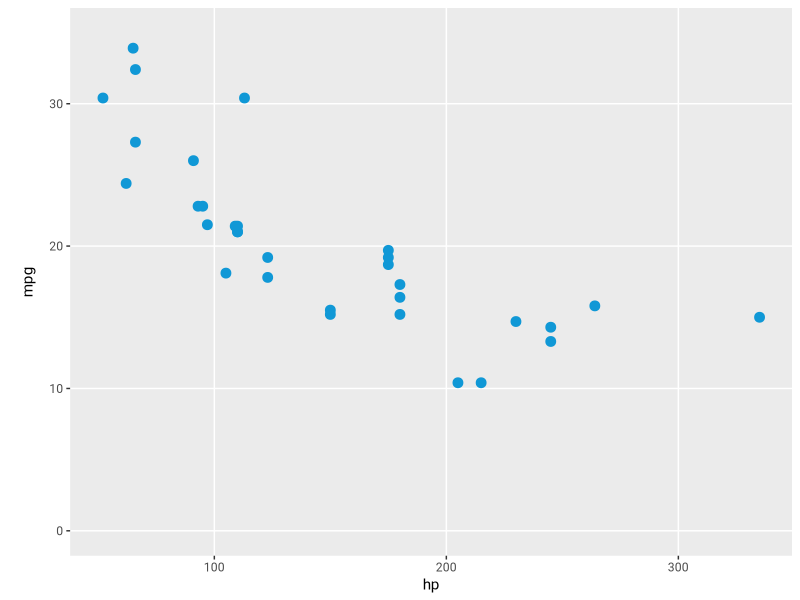
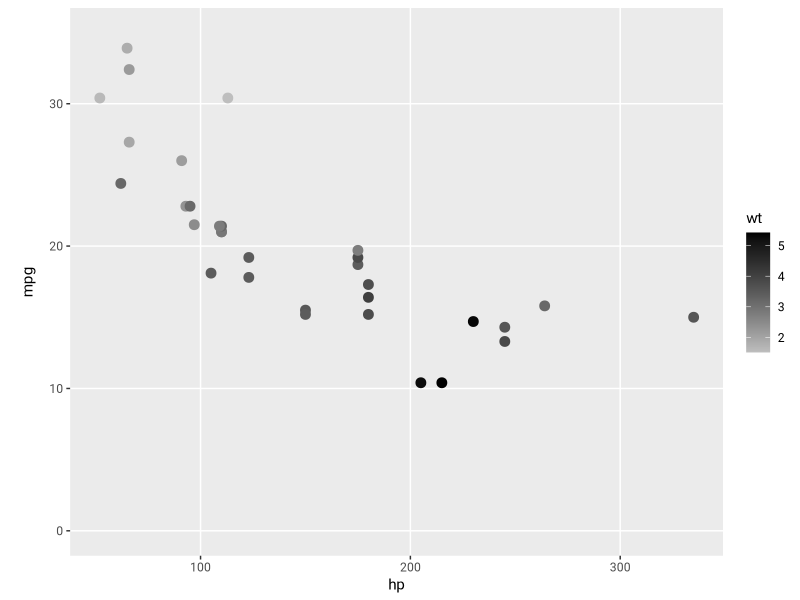
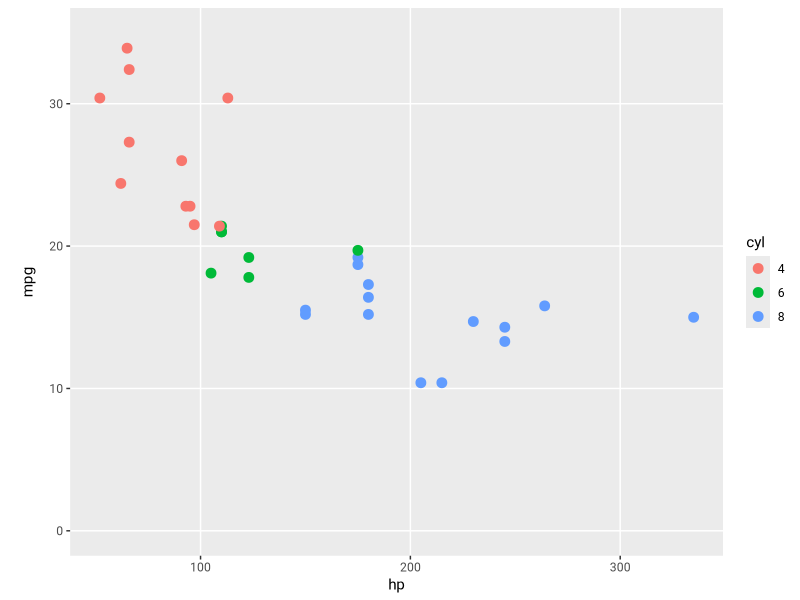
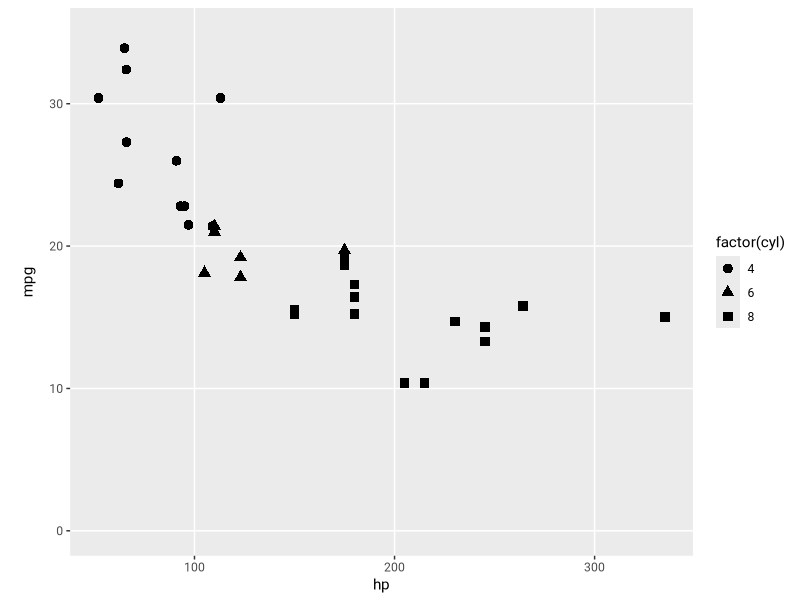
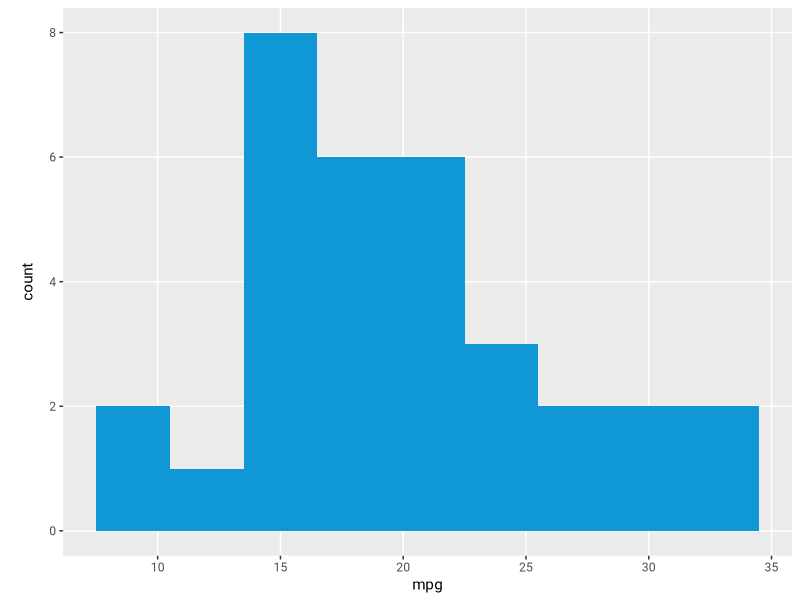
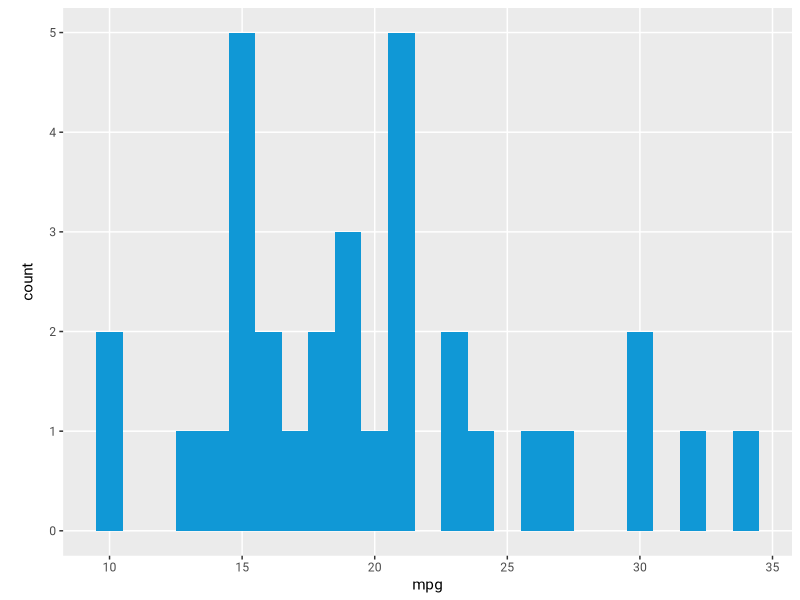
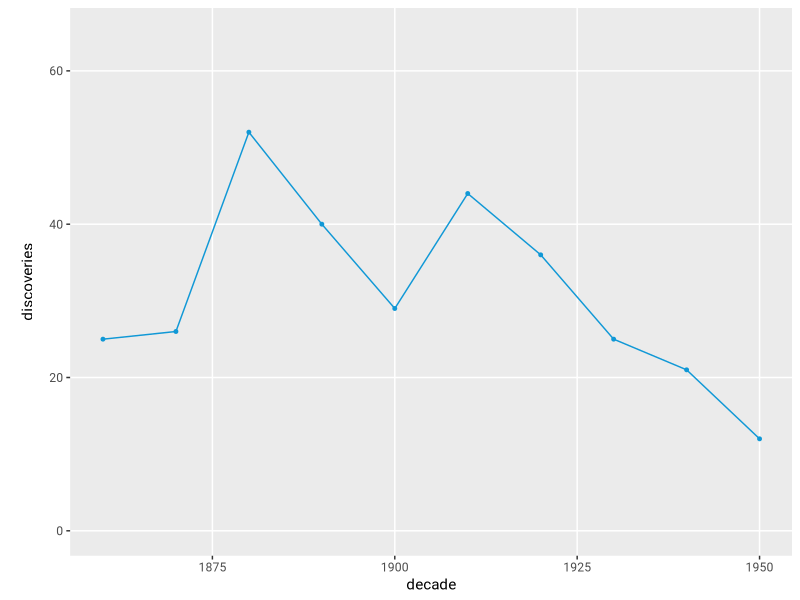
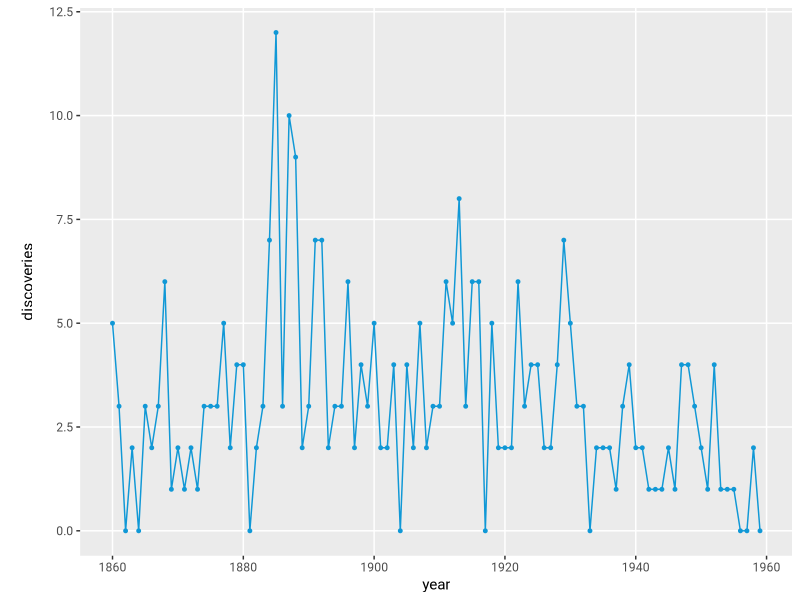

The R script that drew these images, in order: (Note: this script raises an error after producing the figures.)
## ---- chunk 1
knitr::opts_chunk$set(echo = FALSE, warning = FALSE)
## ---- chunk 2
library(ggplot2)
library(tidyverse)
library(lubridate)
library(xts)
## ---- chunk 3
data(mtcars)
mtcars$model <- rownames(mtcars)

mtcars$model_split <- mtcars$model


mtcars <- mtcars %>% 
  separate(model_split, c("make", "model type"), " ")

## ---- chunk 4
ggplot(mtcars) +
  geom_point(aes(y=mpg, x=hp), size=3, color = "#1098d6") +
    theme( text = element_text(family="Roboto"),
         axis.title.y = element_text(margin = margin(t = 0, r = 10, b = 10, l = 10)),
         panel.grid.minor = element_blank()
         )+
  coord_cartesian(ylim = c(0, 35))

#ggsave("images/scatter.png",width = 6, height = 5)
## ---- chunk 5
ggplot(mtcars) +
  geom_point(aes(y=mpg, x=hp, color=wt), size=3) +
  scale_color_gradient(low="grey", high="black") +
    theme( text = element_text(family="Roboto"),
         axis.title.y = element_text(margin = margin(t = 0, r = 10, b = 10, l = 10)),
         panel.grid.minor = element_blank()
         )+
  coord_cartesian(ylim = c(0, 35))

#ggsave("images/scatter_gradient.png", width = 6, height = 5)
## ---- chunk 6
ggplot(mtcars) +
  geom_point(aes(y=mpg, x=hp, color=factor(cyl)), size=3) +
  labs(color='cyl') +
    theme( text = element_text(family="Roboto"),
         axis.title.y = element_text(margin = margin(t = 0, r = 10, b = 10, l = 10)),
         panel.grid.minor = element_blank()
         )+
  coord_cartesian(ylim = c(0, 35))
  

#ggsave("images/scatter_color.png",width = 6, height = 5)
## ---- chunk 7
ggplot(mtcars) +
  geom_point(aes(y=mpg, x=hp, shape=factor(cyl)), size=3) +
  labs(color='cyl') +
    theme( text = element_text(family="Roboto"),
         axis.title.y = element_text(margin = margin(t = 0, r = 10, b = 10, l = 10)),
         panel.grid.minor = element_blank()
         )+
  coord_cartesian(ylim = c(0, 35))
  
#ggsave("images/scatter_shape.png",width = 6, height = 5)
## ---- chunk 8
ggplot(mtcars) +
  geom_histogram(aes(x=mpg), binwidth = 3, fill = "#1098d6") +
    theme( text = element_text(family="Roboto"),
         axis.title.y = element_text(margin = margin(t = 0, r = 10, b = 10, l = 10)),
         panel.grid.minor = element_blank()
         )
  

#ggsave("images/histo_good.png",width = 6, height = 5)
## ---- chunk 9
ggplot(mtcars) +
  geom_histogram(aes(x=mpg), binwidth = 1, fill = "#1098d6") +
    theme( text = element_text(family="Roboto"),
         axis.title.y = element_text(margin = margin(t = 0, r = 10, b = 10, l = 10)),
         panel.grid.minor = element_blank()
         )
  

#ggsave("images/histo_bad.png",width = 6, height = 5)
## ---- chunk 10
data(discoveries)

discoveries <- data.frame(discoveries=c(discoveries), year=1860:1959)
## ---- chunk 11
discoveries_10y <- discoveries %>% mutate(decade = floor(year/10)*10) %>% 
  group_by(decade) %>% 
  summarize_all(sum) %>% 
  select(-year)
## ---- chunk 12
ggplot(discoveries_10y,aes(x=decade, y=discoveries)) +
  geom_line(size = 0.5, color = "#1098d6") +
  geom_point(size = 1, color = "#1098d6") +
  expand_limits(y=c(0, 65)) +
  # scale_y_discrete(limits = c(10, 20, 30, 40, 50,60))+
      theme( text = element_text(family="Roboto"),
         axis.title.y = element_text(margin = margin(t = 0, r = 10, b = 10, l = 10)),
         panel.grid.minor = element_blank()
         )
  
#ggsave("images/line_disc_good.png",width = 8, height = 5,type= 'cairo',)

## ---- chunk 13
data(Seatbelts)
Seatbelts <- data.frame(Year=floor(time(Seatbelts)),
Month=factor(cycle(Seatbelts),
labels=month.abb), Seatbelts)
## ---- chunk 14
ggplot(discoveries,aes(x=year, y=discoveries)) +
  geom_line(size = 0.5, color = "#1098d6") +
  geom_point(size = 1, color = "#1098d6") +
  # expand_limits(y=c(45, 57)) +
      theme( text = element_text(family="Roboto"),
         axis.title.y = element_text(margin = margin(t = 0, r = 10, b = 10, l = 10)),
         panel.grid.minor = element_blank()
         )
  
#ggsave("images/line_disc_bad.png",width = 8, height = 5,type= 'cairo',)
## ---- chunk 15
Seatbelts %>% 
  ggplot(aes(x=Month, y=DriversKilled, group=Year, color=Year)) +
  geom_line(aes(color=Year), size=1) +
      theme( text = element_text(family="Roboto"),
         axis.title.y = element_text(margin = margin(t = 0, r = 10, b = 10, l = 10)),
         panel.grid.minor = element_blank()
         )+
  labs(x="Month", y="No. Drivers Killed")+
  coord_cartesian(ylim = c(0, 200))
  
#ggsave("images/line_disc_bad_2.png",width = 8, height = 5,type= 'cairo',)
## ---- chunk 16
Seatbelts %>% 
  ggplot(aes(x=Month, y=DriversKilled, group=Year,color=factor(ifelse(Year=="1984","is198","isnot1984")))) +
  geom_line(size=1) +
  scale_color_manual(name="Year", values=c("#1b8bf9", "grey80"), labels=c("1984","1969-1983"))+
#  scale_color_manual(labels = c("1", "0"))+
      theme( text = element_text(family="Roboto"),
         axis.title.y = element_text(margin = margin(t = 0, r = 10, b = 10, l = 10)),
         panel.grid.minor = element_blank()
         )+
  labs(x="Month", y="No. Drivers Killed", legend="Year")+
  coord_cartesian(ylim = c(0, 200))
  

#ggsave("images/line_disc_good_3.png",width = 8, height = 5,type= 'cairo',)
## ---- chunk 17
data(UKgas)
# UKgas

UKgas <- as.data.frame(as.xts(UKgas))
UKgas <- cbind(date = rownames(UKgas), UKgas)
rownames(UKgas) <- 1:nrow(UKgas)
UKgas <- rename(UKgas, usage = V1)

UKgas <- separate(UKgas, date, c("date", "quarter"), sep=" ")

UKgas$quarter <- factor(UKgas$quarter , levels=c("Q1", "Q2", "Q3","Q4") )

UKgas <- UKgas %>% filter(date!=1986)
## ---- chunk 18
ggplot(UKgas, aes(x=date, y=usage, group=quarter, fill=quarter))+
  geom_area(aes(fill=quarter), position='stack')+
  scale_fill_manual(values=c("#00b7eb", "#98fb98", "#fcf75e", "#ff8c00"))+
  scale_x_discrete(breaks = c(1960, 1965, 1970, 1975, 1980, 1985, 1990)) +
  theme(axis.text.x = element_text(angle =45, vjust = 1.2, hjust=1.2)) +
  theme( text = element_text(family="Roboto"),
         axis.title.y = element_text(margin = margin(t = 0, r = 10, b = 15, l = 10)),
         panel.grid.minor = element_blank()
         )
  
#ggsave("images/area_line_good.png",width = 8, height = 5,type= 'cairo',)
## ---- chunk 19
data(Seatbelts)

Seatbelts <- as.data.frame(as.xts(Seatbelts))
Seatbelts <- cbind(date = rownames(Seatbelts), Seatbelts)
Seatbelts <- separate(Seatbelts, date, c("month", "year"), sep=" ")


ggplot(Seatbelts, aes(x=year, y=DriversKilled, group=month, fill=month))+
  geom_area(aes(fill=month), position='stack')+
  # scale_fill_manual(values=c("#00b7eb", "#98fb98", "#fcf75e", "#ff8c00"))+
  # scale_x_discrete(breaks = c(1960, 1965, 1970, 1975, 1980, 1985, 1990)) +
  theme(axis.text.x = element_text(angle =45, vjust = 1.2, hjust=1.2)) +
  theme( text = element_text(family="Roboto"),
         axis.title.y = element_text(margin = margin(t = 0, r = 10, b = 15, l = 10)),
         panel.grid.minor = element_blank()
         )

#ggsave("images/area_line_bad.png",width = 8, height = 5,type= 'cairo',)
## ---- chunk 20
mtcars_pie <- mtcars %>% 
  group_by(cyl) %>% 
  count() %>% 
  ungroup() %>% 
  mutate(perc = n /sum(n)) %>% 
  arrange(perc) %>% 
  mutate(labels = scales::percent(perc))

ggplot(mtcars_pie, aes(x="", y=n, fill=factor(cyl)))+
  geom_bar(stat="identity", width=1) +
  geom_text(aes(label=labels), position=position_stack(vjust=0.5), color="white")+
  coord_polar("y", start=0)+
  theme(axis.text = element_blank(),
        axis.ticks = element_blank(),
        panel.grid  = element_blank(),
        panel.background = element_rect(fill = 'white', colour = 'white'))+
        labs(title = "", x = "", y = "", fill = "Cylinders")


#ggsave("images/pie_good.png",width = 8, height = 5,type= 'cairo',)
## ---- chunk 21
ggplot(mtcars %>% group_by(cyl) %>% count(cyl), aes(x="", y=n, fill=factor(cyl))) +
         geom_bar(stat="identity", width=1) +
         coord_polar("y", start=0)+
  theme(axis.text = element_blank(),
        axis.ticks = element_blank(),
        panel.grid  = element_blank())+
        labs(title = "", x = "", y = "", fill = "Cylinders")
## ---- chunk 22
sleep$extra <- abs(sleep$extra)

sleep <- sleep %>%  arrange(extra)

ggplot(sleep, aes(x="", y=extra, fill=as.factor(ID))) +
         scale_fill_brewer(palette="RdGy") +
         geom_bar(stat="identity", width=1, color="black") +
         coord_polar("y", start=0)+
  theme(axis.text = element_blank(),
        axis.ticks = element_blank(),
        panel.grid  = element_blank(),
        panel.background = element_rect(fill = 'white', colour = 'white'))+
        labs(title = "", x = "", y = "", fill = "Group ID")

#ggsave("images/pie_bad.png",width = 8, height = 5,type= 'cairo')
## ---- chunk 23
ggplot(mtcars %>% count(cyl), aes(x=factor(cyl), y=n))+
  geom_bar(stat="identity") +
  xlab("No. Cylinders") + ylab("Count of Cars")+
  theme(panel.grid.minor.x = element_blank(),
        panel.grid.major.y = element_blank())

#ggsave("images/bar_good_1.png",width = 8, height = 5,type= 'cairo')
## ---- chunk 24
ggplot(mtcars, aes(x=mpg, y=reorder(model, mpg), fill=ifelse(mpg>30, '1',ifelse(mpg<15, '2', '0'))))+
  geom_bar(stat = "identity")+
  scale_fill_manual(name="mpg", values=c("grey50","#1b8bf9","#FF0000"))+
    theme(legend.position="none",
          panel.grid.minor.x = element_blank())+
  labs(x="mpg", y="Car Model")

#ggsave("images/bar_good_2.png",width = 8, height = 7,type= 'cairo')
## ---- chunk 25
mtcars_stacked_bar_merc <- mtcars %>% 
  filter(make=='Merc') %>% 
  group_by(make, cyl) %>% 
  count() %>% 
  ungroup() %>% 
  mutate(perc = n /sum(n)) %>% 
  arrange(perc) %>% 
  mutate(labels = scales::percent(perc))

mtcars_stacked_bar_toy <- mtcars %>% 
  filter(make=='Toyota') %>% 
  group_by(make, cyl) %>% 
  count() %>% 
  ungroup() %>% 
  mutate(perc = n /sum(n)) %>% 
  arrange(perc) %>% 
  mutate(labels = scales::percent(perc))

mtcars_stacked_bar <- rbind(mtcars_stacked_bar_merc,mtcars_stacked_bar_toy)

ggplot(mtcars_stacked_bar, aes(y=n, x=reorder(make, n, function(x){ sum(x) }), fill=factor(cyl)))+
  geom_bar(stat = "identity")+
  geom_text(aes(label=labels), position=position_stack(vjust=0.5), color="white")+
    theme(panel.grid.minor.x = element_blank()) +
  labs(x="Make", y="Count of Cars", fill="Cylinders")

#ggsave("images/bar_good_3.png",width = 8, height = 5,type= 'cairo')
## ---- chunk 26
ggplot(mtcars, aes(y=mpg, x=model, fill=ifelse(mpg>30, '1',ifelse(mpg<15, '2', '0'))))+
  geom_bar(stat = "identity")+
  scale_fill_manual(name="mpg", values=c("grey50","#1b8bf9","#FF0000"))+
    theme(legend.position="none",
          panel.grid.minor.x = element_blank(),
          axis.text.x = element_text(angle = 90, vjust = 0.5, hjust=1))+
  labs(x="mpg", y="Car Model")+
  coord_cartesian(ylim = c(10, 35))

#ggsave("images/bar_bad.png",width = 8, height = 7,type= 'cairo')
